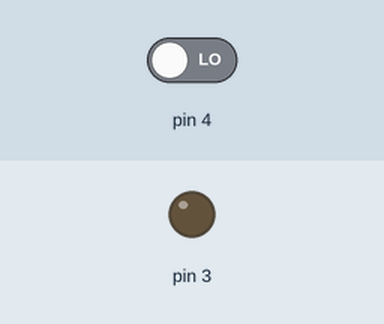
This sketch was run on a simulated Arduino Uno, built with avr-gcc and run on an emulated ATmega328P. Shown: output pins drawn as LEDs (lit = HIGH). The test bench sets the inputs (shaded band); at power-on: pin 4 LOW. What the sketch prints to the serial monitor is not drawn.

Above: at 1.8 s.
1.9 s: pin 4 driven HIGH
At 2.3 s:
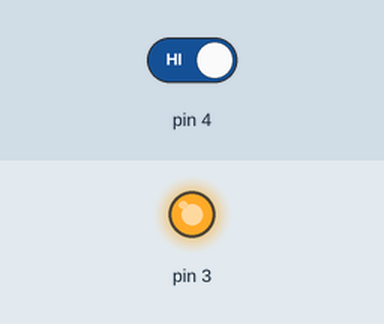
3.5 s: pin 4 driven LOW
At 4.6 s:
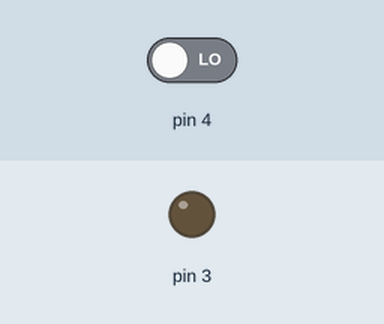
Timing chart, 0 to 6.5 s (numbered marks = the images above; inputs shaded):
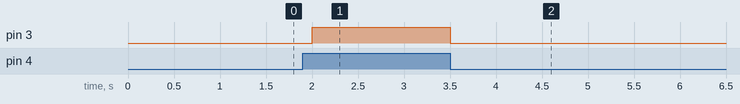

Measured:
- after the input at 1.9 s, pin 3: LOW → HIGH after 0.10 s
- after the input at 3.5 s, pin 3: HIGH → LOW at once

The sketch:

20201117_practice2.ino
```cpp
void setup() {
  Serial.begin(115200);
  pinMode(4, INPUT);
  pinMode(3, OUTPUT);
}

void loop() {
  int PIR = digitalRead(4);
  if (PIR == 1)
  {
    Serial.println("有人");
    digitalWrite(3, HIGH);
  }
  else
  {
    Serial.println("沒人");
    digitalWrite(3, LOW);
  }
  Serial.println(PIR);
  delay(500);

}
```
